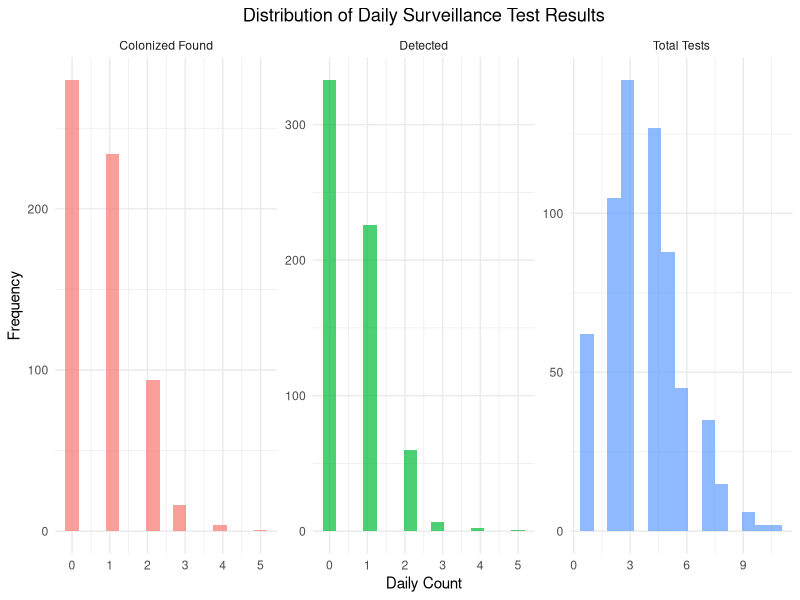

Source code (R):
## ---- chunk 1
library(ggplot2)
library(dplyr)
library(knitr)
library(readr)
library(tidyr)
## ---- chunk 2
# Read the surveillance data
surveillance_raw <- readLines("surveillance.txt")

# Parse the data
parse_surveillance <- function(line) {
  time_match <- regexpr("Time: ([0-9.-]+)", line)
  if (time_match == -1) return(NULL)
  time_str <- regmatches(line, time_match)
  time <- as.numeric(sub("Time: ", "", time_str))
  
  patient_match <- regexpr("Patient: ([0-9]+)", line)
  if (patient_match == -1) return(NULL)
  patient_str <- regmatches(line, patient_match)
  patient_id <- sub("Patient: ", "", patient_str)
  
  colonized <- grepl("Colonized: true", line)
  detected <- grepl("Detected: true", line)
  
  data.frame(time = time, patient_id = patient_id, colonized = colonized, detected = detected)
}

# Parse all lines
surveillance_list <- lapply(surveillance_raw, parse_surveillance)
surveillance_list <- surveillance_list[!sapply(surveillance_list, is.null)]
surveillance <- do.call(rbind, surveillance_list)

# Convert time to day (floor of time)
surveillance$day <- floor(surveillance$time)

# Count surveillance events per day
daily_surveillance <- surveillance %>%
  group_by(day) %>%
  summarise(
    total_tests = n(),
    unique_patients = n_distinct(patient_id),
    colonized_patients = sum(colonized),
    detected_patients = sum(detected),
    true_positives = sum(colonized & detected),
    false_negatives = sum(colonized & !detected),
    true_negatives = sum(!colonized & !detected),
    false_positives = sum(!colonized & detected),
    .groups = 'drop'
  )

# Calculate test performance metrics
daily_surveillance <- daily_surveillance %>%
  mutate(
    sensitivity = ifelse(colonized_patients > 0, true_positives / colonized_patients, NA),
    specificity = ifelse((total_tests - colonized_patients) > 0, 
                        true_negatives / (total_tests - colonized_patients), NA),
    positive_rate = colonized_patients / total_tests,
    detection_rate = detected_patients / total_tests
  )
## ---- chunk 3
# Basic data info
total_tests <- nrow(surveillance)
unique_patients <- n_distinct(surveillance$patient_id)
total_colonized <- sum(surveillance$colonized)
total_detected <- sum(surveillance$detected)
overall_sensitivity <- sum(surveillance$colonized & surveillance$detected) / sum(surveillance$colonized)
overall_specificity <- sum(!surveillance$colonized & !surveillance$detected) / sum(!surveillance$colonized)

cat("Total surveillance tests:", total_tests, "\n")
cat("Unique patients tested:", unique_patients, "\n")
cat("Total colonized patients:", total_colonized, "\n")
cat("Total detections:", total_detected, "\n")
cat("Overall sensitivity:", round(overall_sensitivity, 3), "\n")
cat("Overall specificity:", round(overall_specificity, 3), "\n")
## ---- chunk 4
test_long <- daily_surveillance %>%
  select(day, total_tests, colonized_patients, detected_patients) %>%
  pivot_longer(cols = c(total_tests, colonized_patients, detected_patients),
               names_to = "test_type", values_to = "count") %>%
  mutate(test_type = recode(test_type,
                           "total_tests" = "Total Tests",
                           "colonized_patients" = "Colonized Found",
                           "detected_patients" = "Detected"))

ggplot(test_long, aes(x = count, fill = test_type)) +
  geom_histogram(bins = 15, alpha = 0.7, position = "identity") +
  facet_wrap(~ test_type, scales = "free") +
  labs(
    x = "Daily Count",
    y = "Frequency",
    title = "Distribution of Daily Surveillance Test Results",
    fill = "Test Type"
  ) +
  theme_minimal() +
  theme(plot.title = element_text(hjust = 0.5),
        legend.position = "none")
